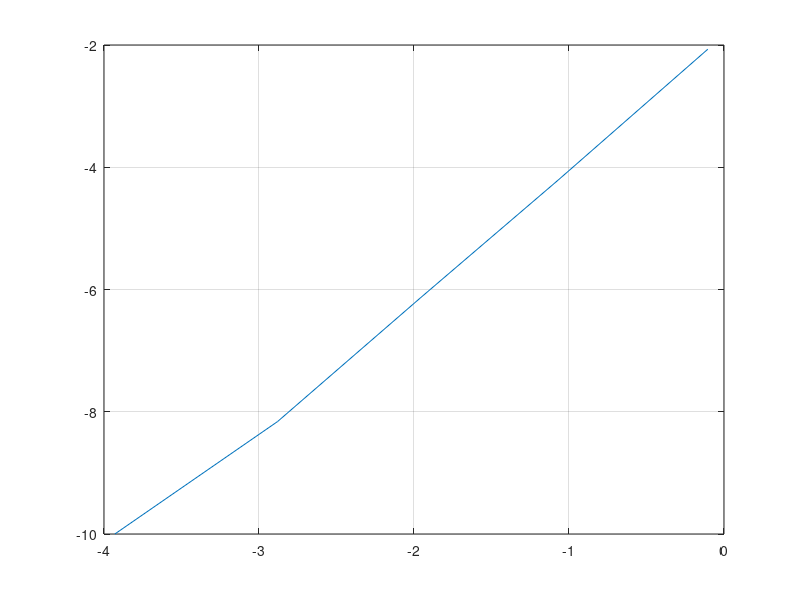

MATLAB code to generate this figure:
positive_u = [2.37, 4.78, 5.63, 8.89, 10.0];
positive_v = [0.27, 1.45, 1.74, 3.27, 3.83];

negative_u = [-2.07, -4.21, -6.14, -8.16, -10.0];
negative_v = [-0.105, -1.07, -1.96, -2.88, -3.93];

figure;
% plot(positive_v, positive_u);
plot(negative_v, negative_u);
grid on;

